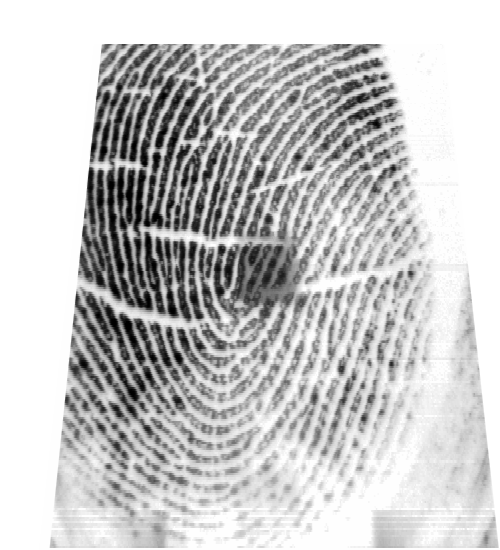
#> input picture BTLab_Fingerprints/left_thumb/1.bmp, 500 x 550 px
$ jupyter execute --allow-errors Lab05-Fingerprint2-Minutiae-2023W.ipynb
#> lines starting #> are read from the running program, lines starting #| are printed output that depends on the picture
<!-- DON'T EDIT THIS CELL! -->
<!-- TYPE SHIFT+ENTER AND GO TO THE NEXT CELL -->

<center>
    <h1>Laboratory Experiment #5</h1>
    <h3>Fingerprint Biometrics - Part II: Matching</h3>
</center>

[cell 1]
import cv2 as cv
import numpy as np

from skimage.io import imread, imsave
from skimage.util import img_as_ubyte, invert
from skimage.exposure import equalize_hist, equalize_adapthist
from skimage.filters import median, gaussian

from utils.poincare import calculate_singularities
from utils.segmentation import segmentation
from utils.normalization import normalize
from utils.gabor_filter import gabor_filter
from utils.frequency import ridge_freq
from utils.orientation import calculate_angles, visualize_angles
from utils.crossing_number import calculate_minutiae
from utils.skeletonize import skeletonize
from utils.align2 import align2
from utils.MatchGaborFeat import MatchGaborFeat
from utils.align2 import align2
from utils.match import match

import matplotlib.pyplot as plt
from matplotlib.patches import Rectangle

import matplotlib as mpl
# setting the default colormap for images only
mpl.rc('image', cmap='gray')

from utils.MatchGaborFeat import MatchGaborFeat

[cell 2]
def fingerprint_processing(img, block_size=16, threshold=0.4):
    output = {}

    # normalization - removes the effects of sensor noise and finger pressure differences.
    normalized_img = normalize(img.copy(), float(100), float(100))
    output['normalized_img'] = normalized_img

    # segmentation
    (segmented_img, normim, mask) = segmentation(normalized_img,
                                                 block_size,
                                                 threshold)
    output['segmented_img'] = segmented_img
    output['normim'] = normim
    output['mask'] = mask

    # orientation estimation
    angles = calculate_angles(normalized_img,
                              W=block_size, smooth=True)
    output['angles'] = angles

    # find the overall frequency of ridges
    freq = ridge_freq(normim, mask, angles,
                      block_size, kernel_size=5,
                      minWaveLength=5, maxWaveLength=15)
    output['freq'] = freq

    # create gabor filter and do the actual filtering
    gabor_img = gabor_filter(normim, angles, freq, block_size)
    output['gabor_img'] = gabor_img

    # create the skeleton
    thin_image = skeletonize(gabor_img)
    output['thin_image'] = thin_image

    # find the minutiae
    minutiae_lst, minutiae_img, minutiae_arr = calculate_minutiae(thin_image, mask)
    output['minutiae_lst'] = minutiae_lst
    output['minutiae_img'] = minutiae_img
    output['minutiae_array'] = minutiae_arr

    # singularities
    singularities_lst, singularities_img = calculate_singularities(thin_image,
                                                                   angles, block_size,
                                                                   mask)
    output['singularities_lst'] = singularities_lst
    output['singularities_img'] = singularities_img

    return output

### Images from the `same` person

[cell 3]
# both images HAVE to have the same size!!
probe = img_as_ubyte(imread('BTLab_Fingerprints/left_thumb/1.bmp', as_gray=True))
#> probe: shape (550, 500); min 0, max 255, mean 199.7
im1 = img_as_ubyte(imread('BTLab_Fingerprints/left_thumb/2.bmp', as_gray=True))
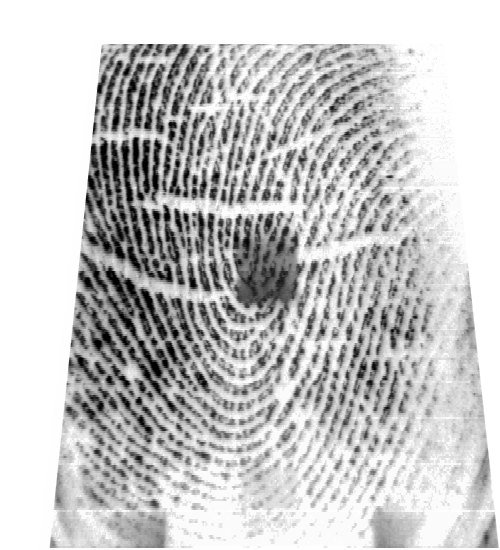
#> input picture BTLab_Fingerprints/left_thumb/2.bmp, 500 x 550 px
#> im1: shape (550, 500); min 0, max 255, mean 199.4
im2 = img_as_ubyte(imread('BTLab_Fingerprints/left_thumb/3.bmp', as_gray=True))
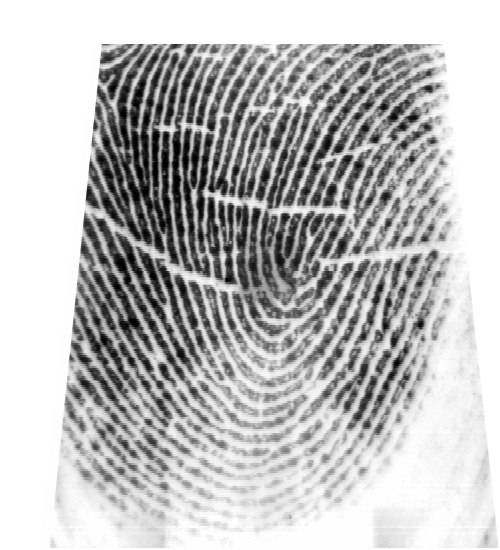
#> input picture BTLab_Fingerprints/left_thumb/3.bmp, 500 x 550 px
#> im2: shape (550, 500); min 0, max 255, mean 190.2
im3 = img_as_ubyte(imread('BTLab_Fingerprints/left_thumb/4.bmp', as_gray=True))
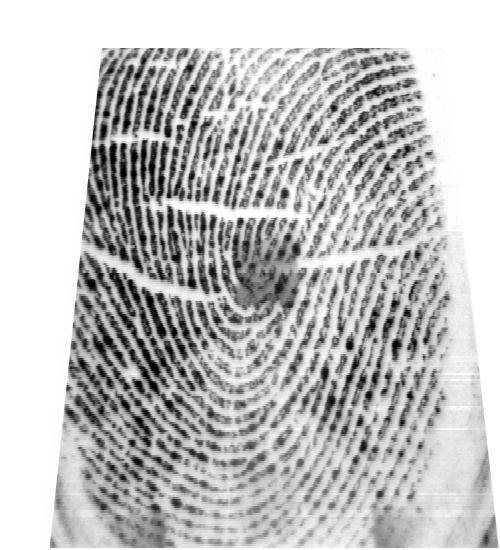
#> input picture BTLab_Fingerprints/left_thumb/4.bmp, 500 x 550 px
#> im3: shape (550, 500); min 0, max 255, mean 193.1
im4 = img_as_ubyte(imread('BTLab_Fingerprints/left_thumb/5.bmp', as_gray=True))
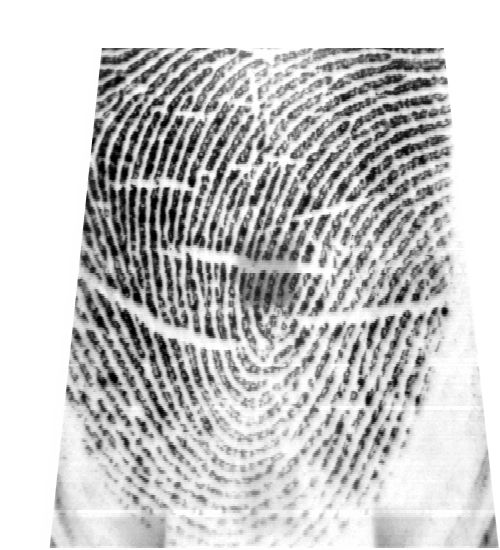
#> input picture BTLab_Fingerprints/left_thumb/5.bmp, 500 x 550 px
#> im4: shape (550, 500); min 0, max 255, mean 199.6
im5 = img_as_ubyte(imread('BTLab_Fingerprints/left_thumb/6.bmp', as_gray=True))
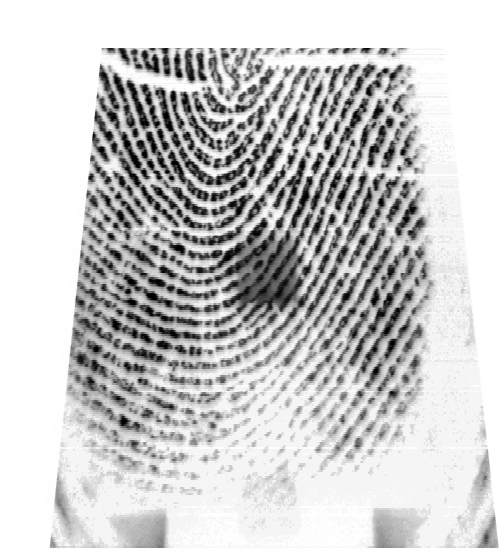
#> input picture BTLab_Fingerprints/left_thumb/6.bmp, 500 x 550 px
#> im5: shape (550, 500); min 0, max 255, mean 202.6
#> (the rest of this cell did not finish here and is left out)

#> (a cell that did not finish here is left out)

Fp1 = fingerprint_processing(im1, block_size=12, threshold=0.1)
Fp2 = fingerprint_processing(im2, block_size=12, threshold=0.1)
Fp3 = fingerprint_processing(im3, block_size=12, threshold=0.1)
Fp4 = fingerprint_processing(im1, block_size=12, threshold=0.1)
Fp5 = fingerprint_processing(im1, block_size=12, threshold=0.1)
Fp6 = fingerprint_processing(im1, block_size=12, threshold=0.1)
Fp7 = fingerprint_processing(im1, block_size=12, threshold=0.1)
Fp8 = fingerprint_processing(im1, block_size=12, threshold=0.1)
Fp9 = fingerprint_processing(im1, block_size=12, threshold=0.1)
FpArray = [Fp1,Fp2,Fp3,Fp4,Fp5,Fp6,Fp7,Fp8,Fp9]

[cell 5]
# [11 lines of commented-out code are left out]

#### Matching: Minutiae based

#> (a cell that did not finish here is left out)

### Images from two `different` people

[cell 7]
im3 = img_as_ubyte(imread('BTLab_Fingerprints/right_thumb/1.bmp', as_gray=True))
im4 = img_as_ubyte(imread('BTLab_Fingerprints/left_thumb/4.bmp', as_gray=True))

#> (a cell that did not finish here is left out)
